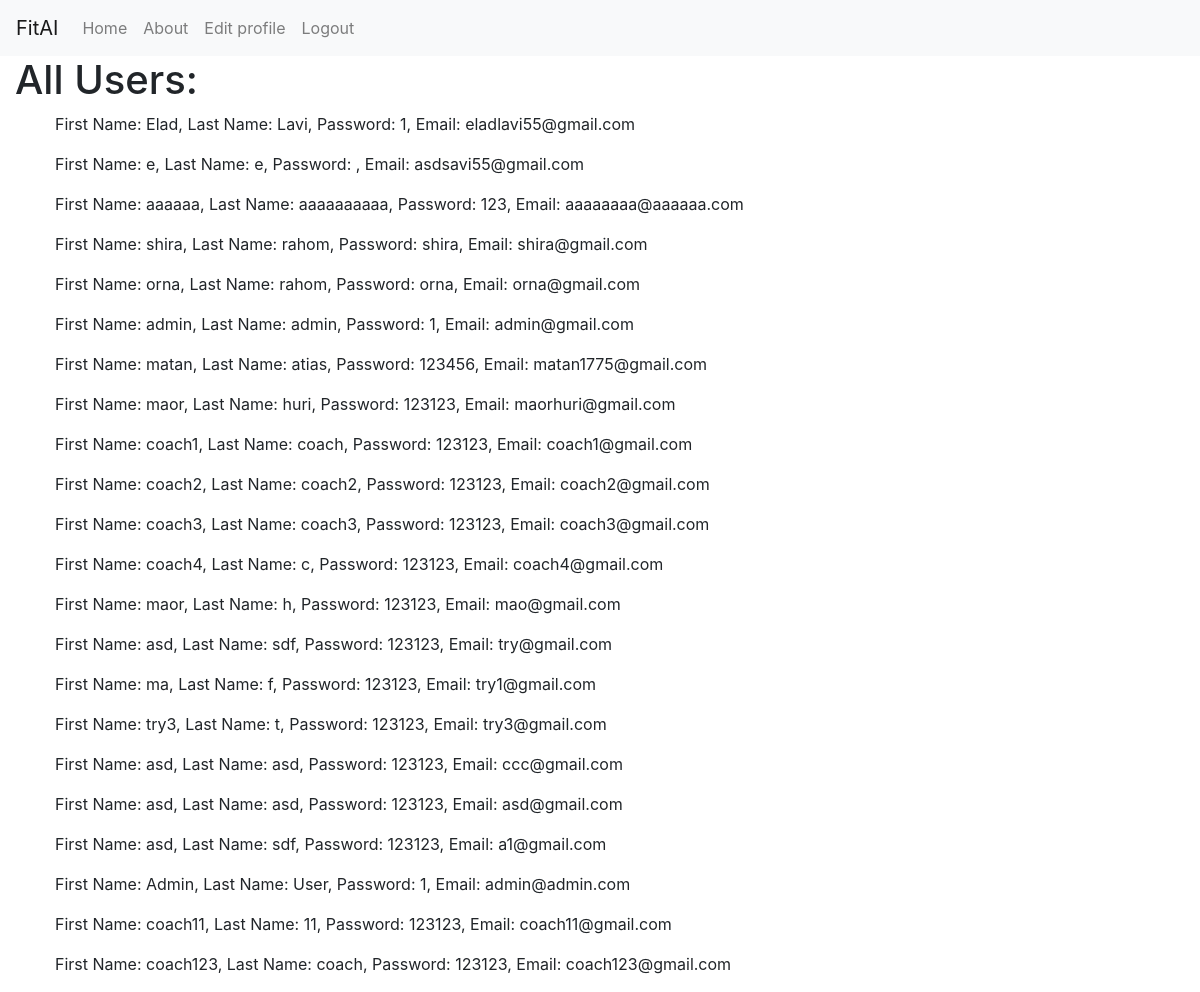
Before: /view with the older database file.
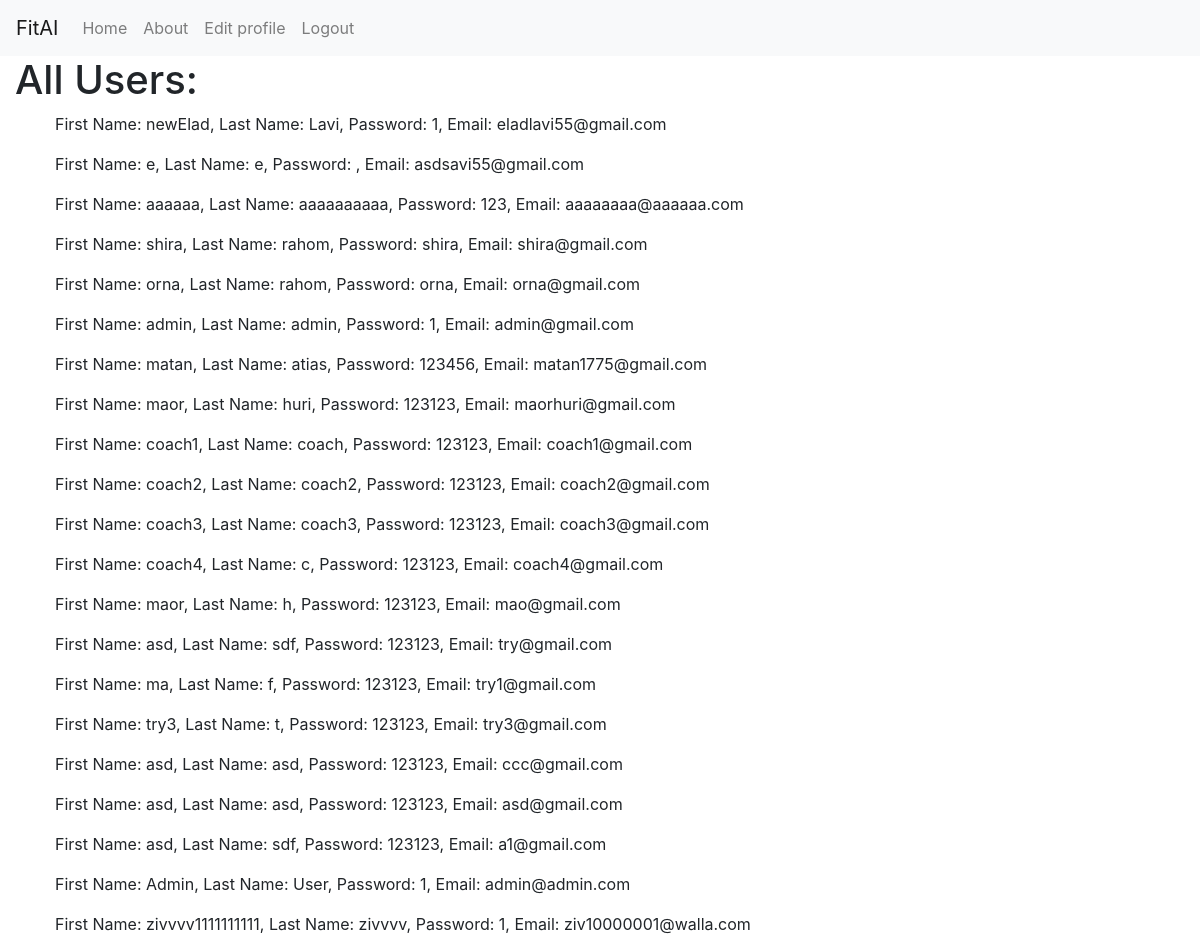
After: the same page with the newer database file.
### main.py (models this page shows, shortened)
class Users(db.Model):
    _id = db.Column("id", db.Integer, primary_key=True)
    first_name = db.Column("first_name", db.String(100))
    last_name = db.Column("last_name", db.String(100))
    email = db.Column("email", db.String(100))
    password = db.Column("password", db.String(100))
    age = db.Column("age", db.Integer)
    weight = db.Column("weight", db.Float)
    height = db.Column("height", db.Float)
    user_type = db.Column("user_type", db.String(50))  # שדה סוג המשתמש החדש
    about_me = db.Column(db.Text, nullable=True)  # עמודה חדשה שתשמור את הטקסט על המאמן

### main.py (the view)
@app.route("/view")
def view():
    return render_template("view.html", values=Users.query.all())

### main.py (called while the page is built)
@app.context_processor
def inject_user():
    user_email = session.get("email")
    user_type = session.get("user_type")
    user = Users.query.filter_by(email=user_email).first() if user_email else None
    return dict(current_user=user)

### Templates/view.html (shortened to what this page needs)
{%extends "base.html" %}
{% block content %}
<!DOCTYPE html>
<html lang="en">
<head>
</head>
<body>
    <h1>All Users:</h1>
    <ul>
        {% for x in values %}
            <p>First Name: {{ x.first_name }}, Last Name: {{ x.last_name }}, Password: {{ x.password }}, Email: {{ x.email }}</p>
        {% endfor %}
    </ul>
</body>
</html>
{% endblock %}

### Templates/base.html (shortened to what this page needs)
<!DOCTYPE html>
<html lang="en">
<head>
    <link rel="stylesheet" href="https://stackpath.bootstrapcdn.com/bootstrap/4.3.1/css/bootstrap.min.css">
</head>
<body>
<nav class="navbar navbar-expand-lg navbar-light bg-light">
    <a class="navbar-brand" href="#">FitAI</a>
    <div class="collapse navbar-collapse" id="navbarNav">
        <ul class="navbar-nav">
            <li class="nav-item">
                <a class="nav-link" href="/home">Home</a>
            </li>
            <li class="nav-item">
                <a class="nav-link" href="/about">About</a>
            </li>
            <li class="nav-item">
                <a class="nav-link" href="/edit_user">Edit profile</a>
            </li>
            <li class="nav-item">
                <a class="nav-link" href="/logout">Logout</a>
            </li>
        </ul>
    </div>
</nav>
<div class="container-fluid">
    {% block content %}
    {% endblock %}
</div>
</body>
</html>

Changed rows visible on the page:
removed Users: first_name "coach123", last_name "coach", password "123123", email "coach123@gmail.com"
changed Users "Lavi": first_name "Elad" → "newElad"
changed Users: first_name "coach11" → "zivvvv1111111111"; last_name "11" → "zivvvv"; password "123123" → "1"; email "coach11@gmail.com" → "ziv10000001@walla.com"
